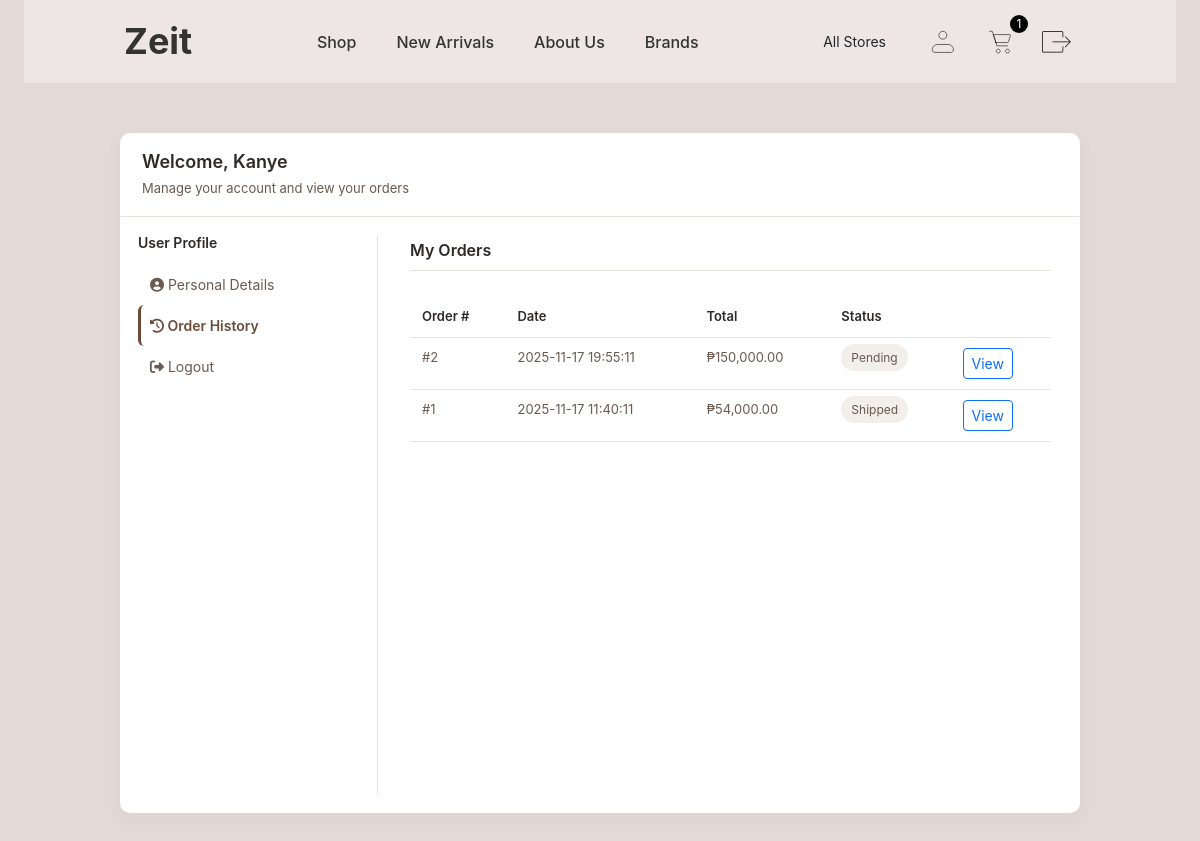
Page /profile.php?tab=orders (signed in) on the earlier database version.
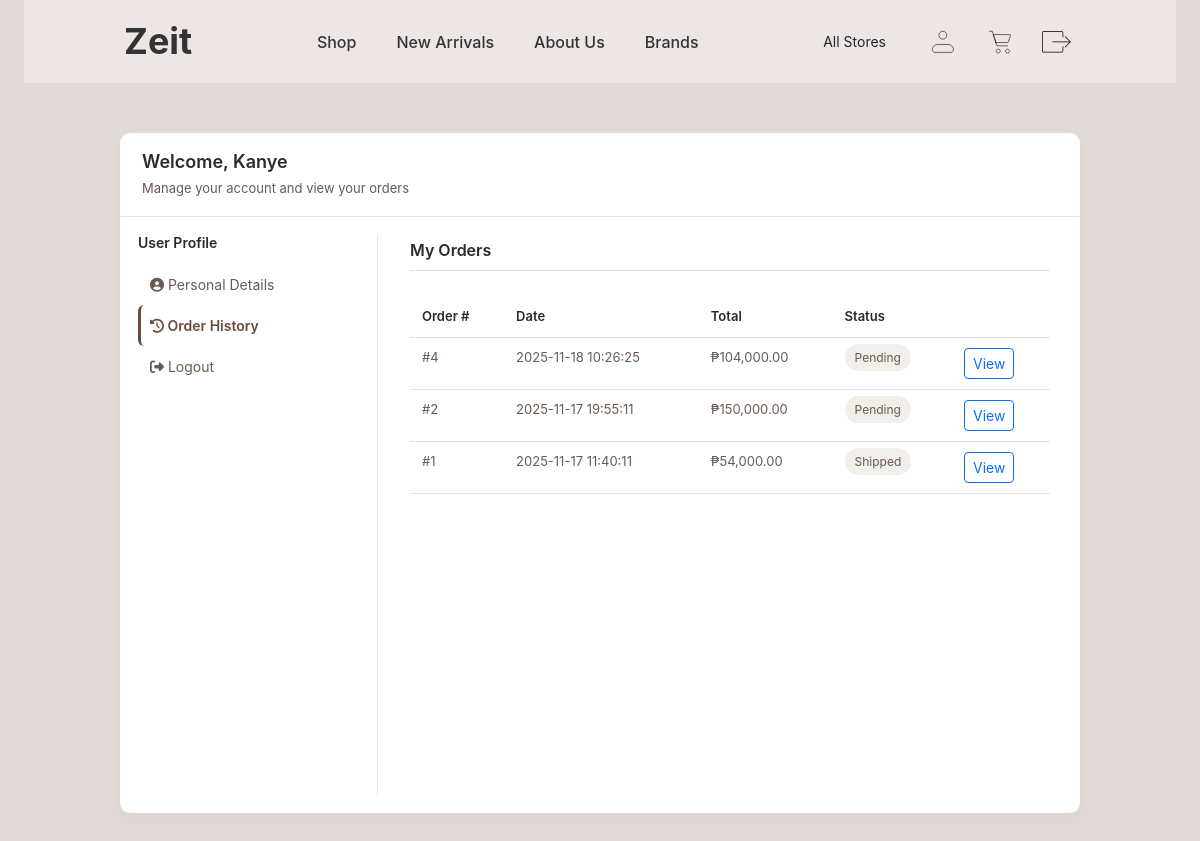
Same page on the later database version.
### tables this page shows
CREATE TABLE `orders` (
  `order_id` int NOT NULL AUTO_INCREMENT,
  `user_id` int NOT NULL,
  `branch_id` int DEFAULT NULL,
  `order_date` datetime DEFAULT CURRENT_TIMESTAMP,
  `status` enum('Pending','Shipped','Delivered','Cancelled') DEFAULT 'Pending',
  `total_amount` decimal(10,2) NOT NULL,
  PRIMARY KEY (`order_id`),
  KEY `fk_orders_user` (`user_id`),
  KEY `fk_orders_branch` (`branch_id`),
  CONSTRAINT `fk_orders_branch` FOREIGN KEY (`branch_id`) REFERENCES `branches` (`branch_id`),
  CONSTRAINT `fk_orders_user` FOREIGN KEY (`user_id`) REFERENCES `users` (`user_id`)
);

### profile.php (the view, shortened to what the changed rows need)
<?php
require_once 'config.php';
$tab = $_GET['tab'] ?? 'overview';
$user_id = (int)$_SESSION['user_id'];
$conn = getDBConnection($host, $user, $password, $database, $port);
$userData = null;
if ($conn) {
    $uStmt = $conn->prepare('SELECT first_name, last_name, email, phone FROM users WHERE user_id = ? LIMIT 1');
    if ($uStmt) {
        $uStmt->bind_param('i', $user_id);
        $uStmt->execute();
        $uRes = $uStmt->get_result();
        $userData = $uRes->fetch_assoc() ?: null;
    }
}
?>
<!DOCTYPE html>
<html lang="en">
  <head>
    <link href="https://cdn.jsdelivr.net/npm/bootstrap@5.3.8/dist/css/bootstrap.min.css" rel="stylesheet">
    <link rel="stylesheet" href="https://cdnjs.cloudflare.com/ajax/libs/font-awesome/6.4.0/css/all.min.css">
    <link rel="stylesheet" href="styles/styles.css">
    <link rel="stylesheet" href="styles/profile.css">
  </head>
<body>
  <div class="container-fluid">
    <?php include 'header-navbar.php'; ?>
    <div class="profile-container">
      <div class="profile-header">
        <h2>Welcome, <?php echo htmlspecialchars($userData['first_name'] ?? 'User', ENT_QUOTES, 'UTF-8'); ?></h2>
      </div>
      <div class="profile-content">
        <main class="profile-main">
          <?php if ($tab === 'overview'): ?>
            <div class="welcome-message">
              <h4>Welcome, <?php echo htmlspecialchars($userData['first_name'] ?? 'User', ENT_QUOTES, 'UTF-8'); ?></h4>
            </div>
            <h3 class="section-title">Personal Details</h3>
            <?php if ($userData): ?>
              <div class="info-card">
                <div class="info-row">
                  <div class="info-label">First Name:</div>
                  <div class="info-value"><?php echo htmlspecialchars($userData['first_name'] ?? 'N/A', ENT_QUOTES, 'UTF-8'); ?></div>
                </div>
                <div class="info-row">
                  <div class="info-label">Last Name:</div>
                  <div class="info-value"><?php echo htmlspecialchars($userData['last_name'] ?? 'N/A', ENT_QUOTES, 'UTF-8'); ?></div>
                </div>
                <div class="info-row">
                  <div class="info-label">Email:</div>
                  <div class="info-value"><?php echo htmlspecialchars($userData['email'] ?? 'N/A', ENT_QUOTES, 'UTF-8'); ?></div>
                </div>
                <div class="info-row">
                  <div class="info-label">Phone:</div>
                  <div class="info-value"><?php echo htmlspecialchars($userData['phone'] ?? 'N/A', ENT_QUOTES, 'UTF-8'); ?></div>
                </div>
              </div>
            <?php else: ?>
              <p>User information not available.</p>
            <?php endif; ?>
          <?php elseif ($tab === 'orders'): ?>
            <h2 class="section-title">My Orders</h2>
            <?php
            if ($conn) {
                $oStmt = $conn->prepare('SELECT order_id, total_amount, status, order_date FROM orders WHERE user_id = ? ORDER BY order_date DESC');
                if ($oStmt) {
                    $oStmt->bind_param('i', $user_id);
                    $oStmt->execute();
                    $oRes = $oStmt->get_result();
                    if ($oRes && $oRes->num_rows > 0) {
                        echo '<div class="table-responsive"><table class="table">';
                        echo '<thead><tr><th>Order #</th><th>Date</th><th>Total</th><th>Status</th><th></th></tr></thead><tbody>';
                        while ($order = $oRes->fetch_assoc()) {
                            $oid = (int)$order['order_id'];
                            $date = htmlspecialchars($order['order_date'], ENT_QUOTES, 'UTF-8');
                            $total = number_format((float)$order['total_amount'], 2);
                            $status = htmlspecialchars($order['status'], ENT_QUOTES, 'UTF-8');
                            $statusClass = '';
                            echo "<tr>
                                    <td>#{$oid}</td>
                                    <td>{$date}</td>
                                    <td>₱{$total}</td>
                                    <td><span class=\"status-badge {$statusClass}\">{$status}</span></td>
                                    <td><a href=\"order-details.php?order_id={$oid}\" class=\"btn btn-sm btn-outline-primary\">View</a></td>
                                  </tr>";
                        }
                        echo '</tbody></table></div>';
                    } else {
                        echo '<p>No orders made yet.</p>';
                    }
                } else {
                    echo '<p>Unable to load orders.</p>';
                }
            } else {
                echo '<p>Unable to load orders.</p>';
            }
            ?>
          <?php else: ?>
            <p>Unknown tab.</p>
          <?php endif; ?>
        </main>
      </div>
    </div>
  </div>
</body>
</html>

### header-navbar.php (shortened to what the changed rows need)
<?php
require_once 'config.php';
$conn = getDBConnection($host, $user, $password, $database, $port);
$cartCount = 'SELECT COUNT(*) AS item_count FROM cart WHERE user_id = ?';
$stmt = $conn->prepare($cartCount);
if ($stmt) {
    if (!empty($_SESSION['user_id'])) {
        $stmt->bind_param('i', $_SESSION['user_id']);
        $stmt->execute();
        $result = $stmt->get_result();
        $row = $result->fetch_assoc();
        $itemCount = (int)$row['item_count'];
    } else {
        $itemCount = 0;
    }
} else {
    $itemCount = 0;
}
?>
<div class="navbar">
  <a href="index.php" class="logo"><h1>Zeit</h1></a>
  <div class="icons">
    <div class="icons-group">
      <a href="cart.php" class="cart-link icon-link">
        <img src="img/cart-icon.svg" alt="Cart">
        <?php if ($itemCount > 0): ?>
          <span class="cart-count"><?php echo (int)$itemCount; ?></span>
        <?php endif; ?>
      </a>
    </div>
  </div>
</div>

Differences in the rows shown:
added orders: order_id "4", order_date "2025-11-18 10:26:25", total_amount "104,000.00", status "Pending"
Other differences:
$itemCount: "1" → (not shown)
